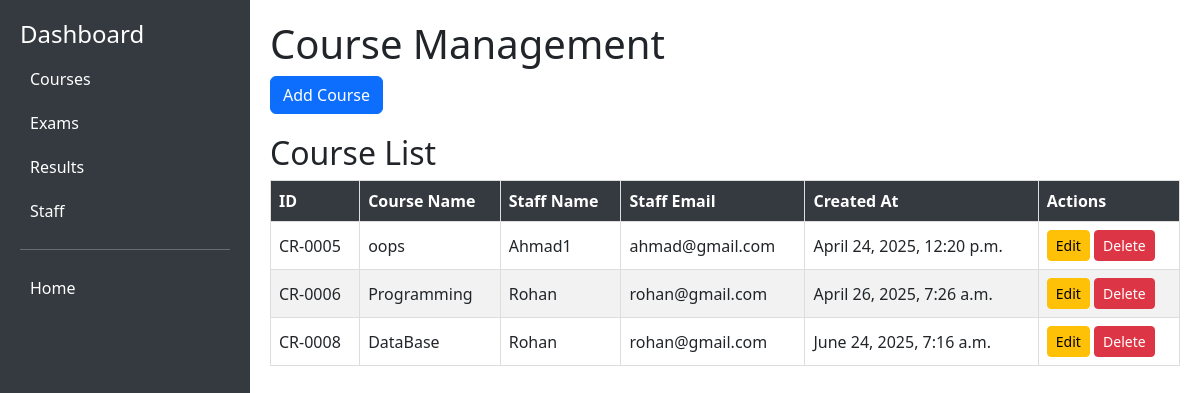
Screenshot of /course/ with the database file from the repository.
### main/models.py (models this page shows, shortened)
class Course(models.Model):
    course_id = models.CharField(max_length=20, unique=True, blank=True, null=True)
    course_name = models.CharField(max_length=200)
    department = models.CharField(max_length=100, blank=True, null=True)
    staff_name = models.CharField(max_length=200)
    staff_email = models.EmailField(max_length=100)
    created_at = models.DateTimeField(default=timezone.now)

### main/views.py (the view)
# urls.py: path('course/', views.course, name='course'),
def course(request):
    course_list = Course.objects.all()
    context = {'course_list': course_list}
    return render(request, 'course/course.html', context)

### main/templates/course/course.html (shortened to what this page needs)
<!DOCTYPE html>
<html lang="en">
<head>
    <link href="https://cdn.jsdelivr.net/npm/bootstrap@5.3.0/dist/css/bootstrap.min.css" rel="stylesheet">
</head>
<body>
    <div class="sidebar">
        <h4>Dashboard</h4>
        <a href="{% url 'course' %}">Courses</a>
        <a href="{% url 'exam' %}">Exams</a>
        <a href="{% url 'result' %}">Results</a>
        <a href="{% url 'staff' %}">Staff</a>
        <hr>
        <a href="{% url 'main' %}">Home</a>
    </div>
    <div class="content">
        <h1>Course Management</h1>
        <div class="action-buttons">
            <a href="{% url 'add_course' %}" class="btn btn-primary">Add Course</a>
        </div>
        <h2>Course List</h2>
        <table class="course-table">
            <thead>
                <tr>
                    <th>ID</th>
                    <th>Course Name</th>
                    <th>Staff Name</th>
                    <th>Staff Email</th>
                    <th>Created At</th>
                    <th>Actions</th>
                </tr>
            </thead>
            <tbody>
                {% for course in course_list %}
                <tr>
                    <td>{{ course.course_id }}</td>
                    <td>{{ course.course_name }}</td>
                    <td>{{ course.staff_name }}</td>
                    <td>{{ course.staff_email }}</td>
                    <td>{{ course.created_at }}</td>
                    <td class="action-cell">
                        <a href="{% url 'update_course' course.course_id %}" class="btn btn-sm btn-warning">Edit</a>
                        <form method="post" action="{% url 'delete_course' course.course_id %}" onsubmit="return confirm('Are you sure you want to delete this course?');">
                            <button type="submit" class="btn btn-sm btn-danger">Delete</button>
                        </form>
                    </td>
                </tr>
                {% empty %}
                <tr>
                    <td colspan="5">No courses found.</td>
                </tr>
                {% endfor %}
            </tbody>
        </table>
    </div>
</body>
</html>

### main/templates/course/course.html (style rules this page uses)
body { display: flex; }
.sidebar { width: 250px; height: 100vh; background-color: #343a40; color: white; padding: 20px; }
.sidebar a { color: white; display: block; padding: 10px; text-decoration: none; border-radius: 5px; }
.content { flex-grow: 1; padding: 20px; }
.action-buttons { margin-bottom: 20px; }
.course-table { width: 100%; border-collapse: collapse; }
.course-table th, .course-table td { border: 1px solid #ddd; padding: 8px; text-align: left; }
.course-table tr:nth-child(even) { background-color: #f2f2f2; }
.course-table th { background-color: #343a40; color: white; }
.action-cell form { display: inline; }

### rows the page displays
Course: course_id "CR-0005", course_name "oops", staff_name "Ahmad1", staff_email "ahmad@gmail.com", created_at "April 24, 2025, 12:20 p.m."
Course: course_id "CR-0006", course_name "Programming", staff_name "Rohan", staff_email "rohan@gmail.com", created_at "April 26, 2025, 7:26 a.m."
Course: course_id "CR-0008", course_name "DataBase", staff_name "Rohan", staff_email "rohan@gmail.com", created_at "June 24, 2025, 7:16 a.m."
